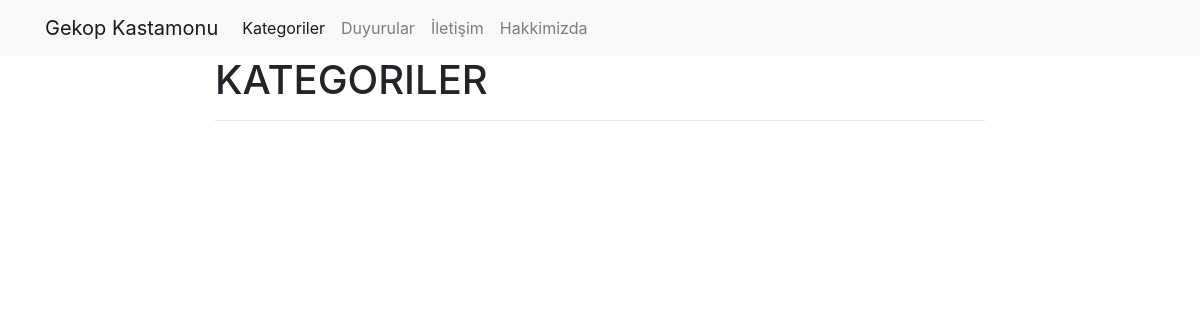
Page /dagit/ on the earlier database version.
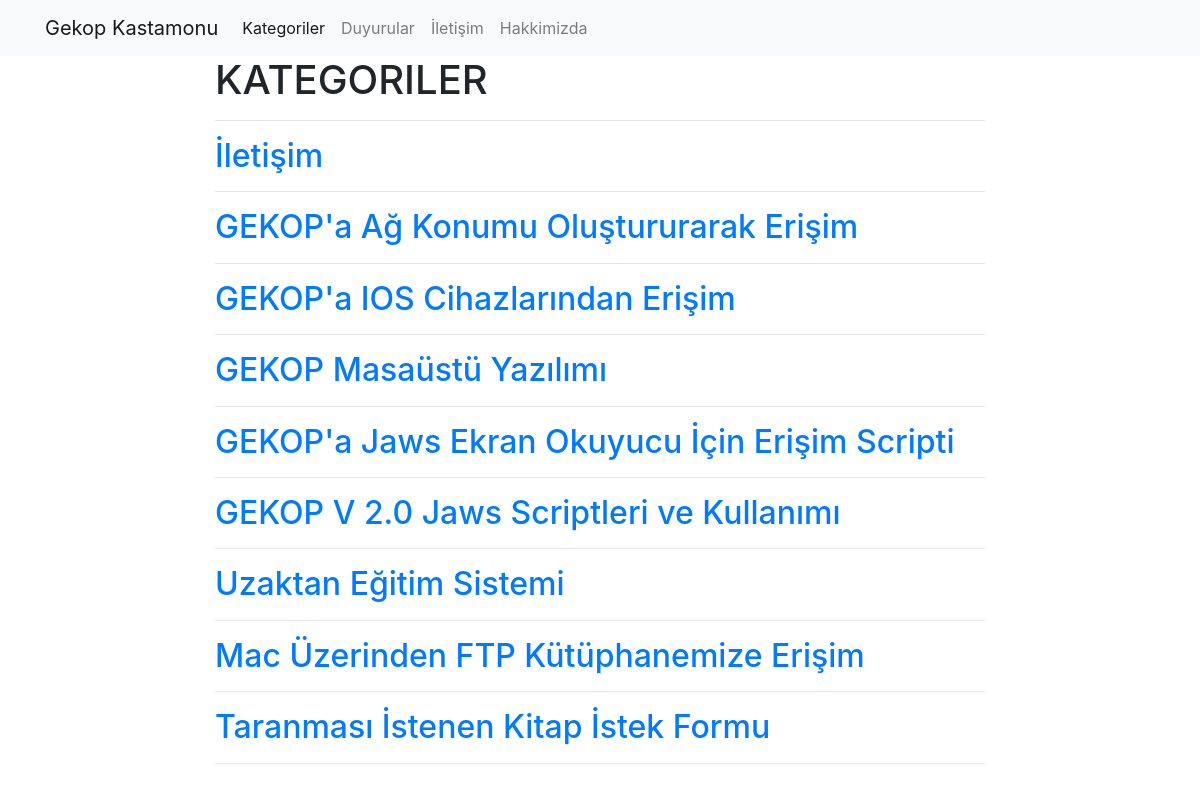
Same page on the later database version.
### dagit/models.py (models this page shows)
class Gonderi(models.Model):
    title = models.CharField(max_length=255)
    body = RichTextField(blank=True, null=True) # gayette rich olan text editör. çulsuz adam gereksiz adamdır.
    kategoriler = models.ManyToManyField('Kategori', related_name='gonderiler') #isimler dikkat

### dagit/views.py (the view)
# urls.py: path("", views.dagit_index, name="dagit_index"),
def dagit_index(request):
    gonderiler = Gonderi.objects.all()
    context = {
        "gonderiler": gonderiler,
    }
    return render(request, "dagit_index.html", context)

### dagit/templates/dagit_index.html
{% extends "base.html" %}
{% block page_content %}
<div class="col-md-8 offset-md-2">
    <h1>KATEGORILER</h1>
    <hr>
    {% for gonderi in gonderiler %}
    <h2><a href="{% url 'dagit_detail' gonderi.pk%}">{{ gonderi.title }}</a></h2>
    <hr>
    {% endfor %}
</div>
{% endblock %}

Differences in the rows shown:
added Gonderi: title "İletişim"
added Gonderi: title "GEKOP'a Ağ Konumu Oluştururarak Erişim"
added Gonderi: title "GEKOP'a IOS Cihazlarından Erişim"
added Gonderi: title "GEKOP Masaüstü Yazılımı"
added Gonderi: title "GEKOP'a Jaws Ekran Okuyucu İçin Erişim Scripti"
added Gonderi: title "GEKOP V 2.0 Jaws Scriptleri ve Kullanımı"
added Gonderi: title "Uzaktan Eğitim Sistemi"
added Gonderi: title "Mac Üzerinden FTP Kütüphanemize Erişim"
added Gonderi: title "Taranması İstenen Kitap İstek Formu"
